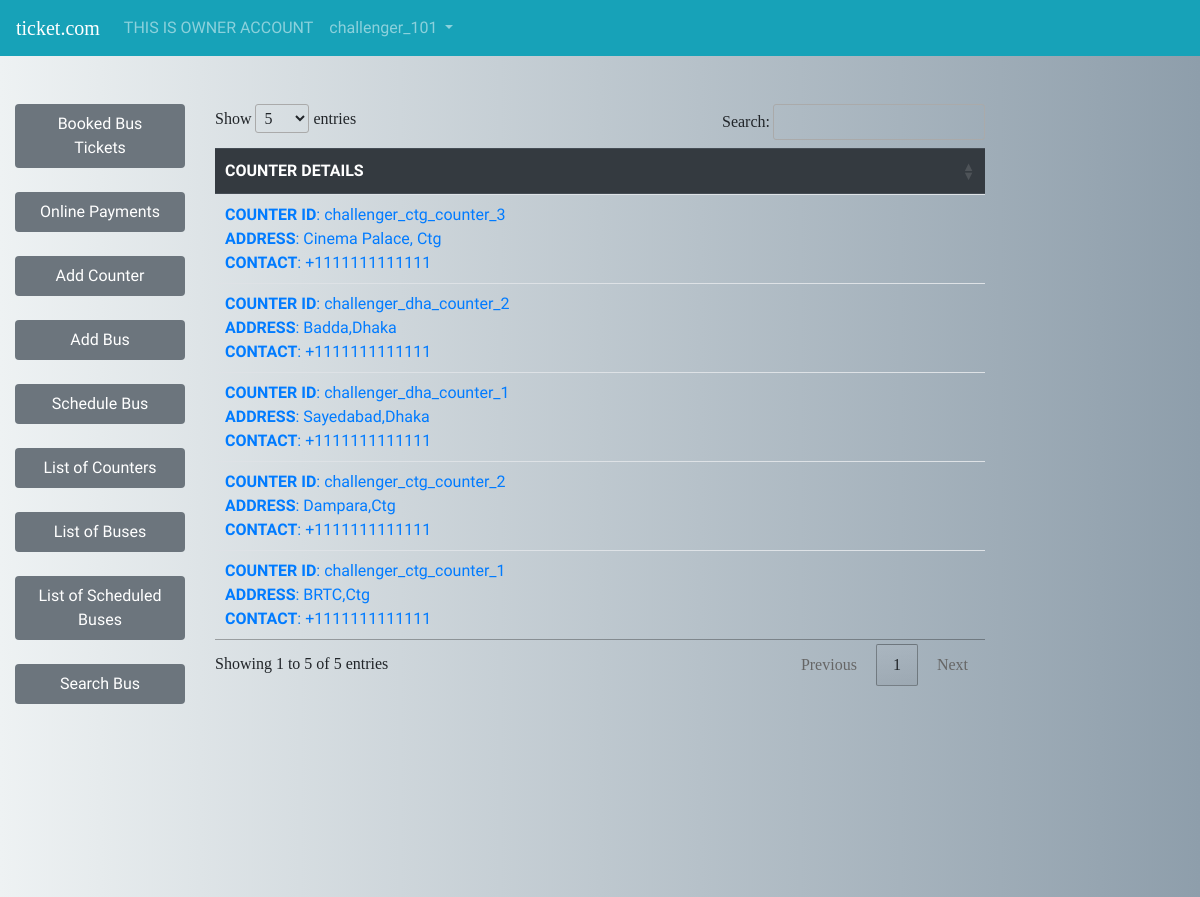
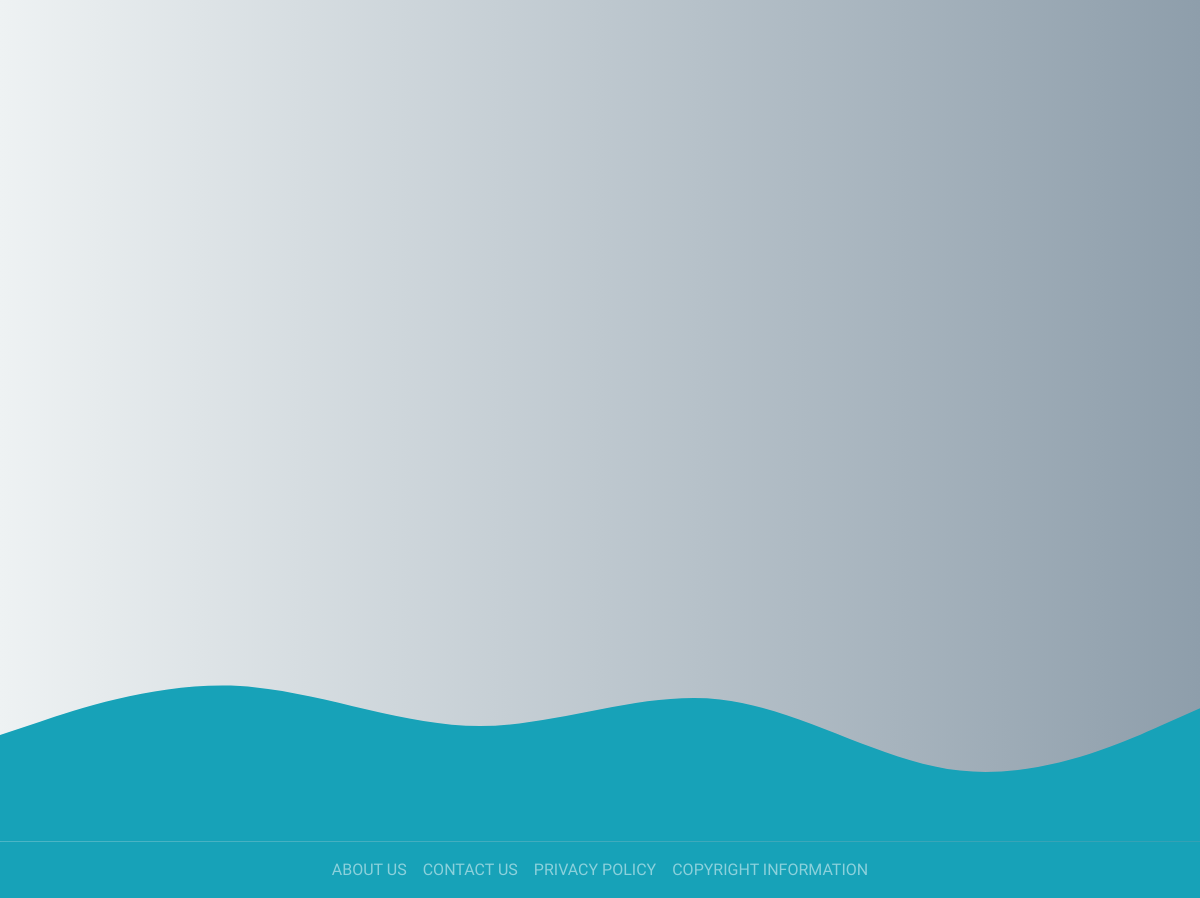
The app's page /owner/ownercounters.php (signed in) with its own data (2 pictures, top to bottom).
### tables this page shows
CREATE TABLE `buscounter` (
  `REG` timestamp NOT NULL DEFAULT current_timestamp(),
  `COUNTER_ID` varchar(255) NOT NULL,
  `OWNER` varchar(255) NOT NULL,
  `ADDRESS` varchar(255) NOT NULL,
  `CONTACT` varchar(255) NOT NULL
);

### includes/ownercounterlist.php (the view, shortened to what this page needs)
<?php
$query = "SELECT * FROM buscounter WHERE OWNER='$user_id' ORDER BY REG DESC";
$result = mysqli_query($con, $query);
echo "
<br>
<table class='table table-hover' id='buslist'>
<thead class='thead-dark'>
<tr>
<th>COUNTER DETAILS</th>
</tr>
</thead>
<tbody>
";
while ($row = mysqli_fetch_array($result)) {
    $counterid = $row['COUNTER_ID'];
    $address = $row['ADDRESS'];
    $contact = $row['CONTACT'];
    echo "
    <tr>
    <td class='text-left text-primary'><b>COUNTER ID</b>: $counterid <br><b>ADDRESS</b>: $address <br><b>CONTACT</b>: $contact </td>
    </tr>
    ";
}
echo "
</tbody>
</table>
<br>
";
?>

### style.css (style rules this page uses)
body { font-family: 'Bree Serif', serif; }
thead { font-family: 'Bungee Shade', cursive; }
tbody { font-family: 'Vast Shadow', cursive; }
body { background: #8e9eab; background: -webkit-linear-gradient(to right, #eef2f3, #8e9eab); background: linear-gradient(to right, #eef2f3, #8e9eab); }

### records on screen
buscounter: COUNTER_ID "challenger_ctg_counter_3", ADDRESS "Cinema Palace, Ctg", CONTACT "+1111111111111"
buscounter: COUNTER_ID "challenger_dha_counter_2", ADDRESS "Badda,Dhaka", CONTACT "+1111111111111"
buscounter: COUNTER_ID "challenger_dha_counter_1", ADDRESS "Sayedabad,Dhaka", CONTACT "+1111111111111"
buscounter: COUNTER_ID "challenger_ctg_counter_2", ADDRESS "Dampara,Ctg", CONTACT "+1111111111111"
buscounter: COUNTER_ID "challenger_ctg_counter_1", ADDRESS "BRTC,Ctg", CONTACT "+1111111111111"

### other values on screen
$user "OWNER"
$user_id "challenger_101"
